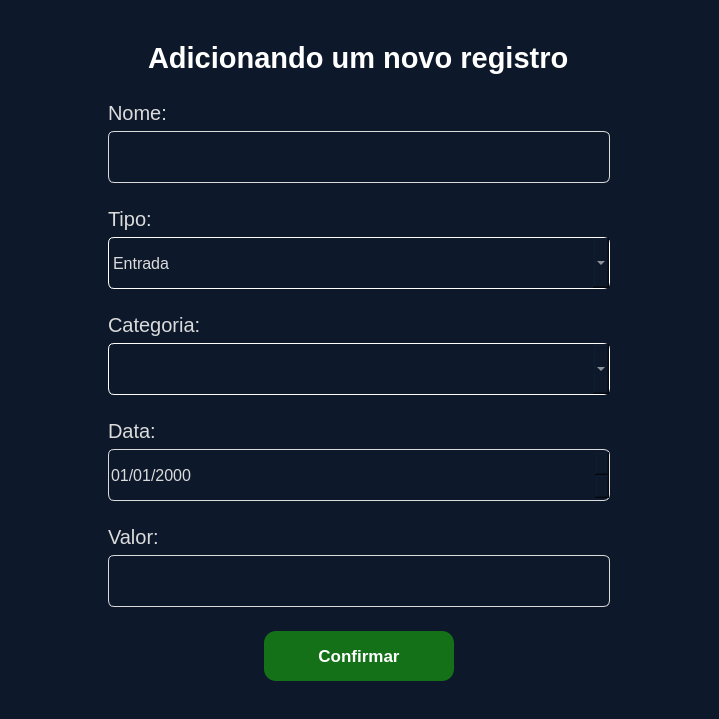
<?xml version="1.0" encoding="UTF-8"?>
<ui version="4.0">
 <class>NovoRegistro</class>
 <widget class="QWidget" name="NovoRegistro">
  <property name="geometry">
   <rect>
    <x>0</x>
    <y>0</y>
    <width>719</width>
    <height>719</height>
   </rect>
  </property>
  <property name="sizePolicy">
   <sizepolicy hsizetype="Minimum" vsizetype="Minimum">
    <horstretch>0</horstretch>
    <verstretch>0</verstretch>
   </sizepolicy>
  </property>
  <property name="minimumSize">
   <size>
    <width>600</width>
    <height>600</height>
   </size>
  </property>
  <property name="windowTitle">
   <string>Form</string>
  </property>
  <property name="windowIcon">
   <iconset>
    <normaloff>../assets/png/globe.png</normaloff>../assets/png/globe.png</iconset>
  </property>
  <property name="styleSheet">
   <string notr="true">background-color: #0D192B;</string>
  </property>
  <layout class="QHBoxLayout" name="horizontalLayout">
   <item>
    <spacer name="horizontalSpacer_2">
     <property name="orientation">
      <enum>Qt::Horizontal</enum>
     </property>
     <property name="sizeType">
      <enum>QSizePolicy::Maximum</enum>
     </property>
     <property name="sizeHint" stdset="0">
      <size>
       <width>40</width>
       <height>20</height>
      </size>
     </property>
    </spacer>
   </item>
   <item>
    <widget class="QFrame" name="frame">
     <property name="styleSheet">
      <string notr="true">background-color: #0D192B;
</string>
     </property>
     <property name="frameShape">
      <enum>QFrame::NoFrame</enum>
     </property>
     <property name="frameShadow">
      <enum>QFrame::Raised</enum>
     </property>
     <layout class="QHBoxLayout" name="horizontalLayout_2">
      <item>
       <spacer name="horizontalSpacer_5">
        <property name="orientation">
         <enum>Qt::Horizontal</enum>
        </property>
        <property name="sizeType">
         <enum>QSizePolicy::Maximum</enum>
        </property>
        <property name="sizeHint" stdset="0">
         <size>
          <width>40</width>
          <height>20</height>
         </size>
        </property>
       </spacer>
      </item>
      <item>
       <widget class="QFrame" name="frame_4">
        <property name="styleSheet">
         <string notr="true"/>
        </property>
        <property name="frameShape">
         <enum>QFrame::NoFrame</enum>
        </property>
        <property name="frameShadow">
         <enum>QFrame::Raised</enum>
        </property>
        <layout class="QVBoxLayout" name="verticalLayout_4">
         <item>
          <widget class="QFrame" name="frame_2">
           <property name="frameShape">
            <enum>QFrame::NoFrame</enum>
           </property>
           <property name="frameShadow">
            <enum>QFrame::Raised</enum>
           </property>
           <layout class="QHBoxLayout" name="horizontalLayout_8">
            <item>
             <widget class="QLabel" name="lbl_Titulo">
              <property name="sizePolicy">
               <sizepolicy hsizetype="Maximum" vsizetype="Preferred">
                <horstretch>0</horstretch>
                <verstretch>0</verstretch>
               </sizepolicy>
              </property>
              <property name="font">
               <font>
                <pointsize>22</pointsize>
                <weight>75</weight>
                <bold>true</bold>
               </font>
              </property>
              <property name="styleSheet">
               <string notr="true">color: white;</string>
              </property>
              <property name="text">
               <string>Adicionando um novo registro</string>
              </property>
             </widget>
            </item>
           </layout>
          </widget>
         </item>
         <item>
          <widget class="QFrame" name="frame_9">
           <property name="sizePolicy">
            <sizepolicy hsizetype="Minimum" vsizetype="Minimum">
             <horstretch>0</horstretch>
             <verstretch>0</verstretch>
            </sizepolicy>
           </property>
           <property name="styleSheet">
            <string notr="true"/>
           </property>
           <property name="frameShape">
            <enum>QFrame::NoFrame</enum>
           </property>
           <property name="frameShadow">
            <enum>QFrame::Raised</enum>
           </property>
           <layout class="QVBoxLayout" name="verticalLayout">
            <item>
             <widget class="QLabel" name="lbl_Nome">
              <property name="sizePolicy">
               <sizepolicy hsizetype="Maximum" vsizetype="Preferred">
                <horstretch>0</horstretch>
                <verstretch>0</verstretch>
               </sizepolicy>
              </property>
              <property name="font">
               <font>
                <pointsize>15</pointsize>
                <weight>50</weight>
                <bold>false</bold>
               </font>
              </property>
              <property name="styleSheet">
               <string notr="true">color: rgb(219, 219, 219);</string>
              </property>
              <property name="text">
               <string>Nome:</string>
              </property>
             </widget>
            </item>
            <item>
             <widget class="QLineEdit" name="input_Nome">
              <property name="sizePolicy">
               <sizepolicy hsizetype="Minimum" vsizetype="Minimum">
                <horstretch>0</horstretch>
                <verstretch>0</verstretch>
               </sizepolicy>
              </property>
              <property name="minimumSize">
               <size>
                <width>502</width>
                <height>52</height>
               </size>
              </property>
              <property name="maximumSize">
               <size>
                <width>502</width>
                <height>52</height>
               </size>
              </property>
              <property name="font">
               <font>
                <pointsize>12</pointsize>
               </font>
              </property>
              <property name="styleSheet">
               <string notr="true">QLineEdit{
	color: rgb(219, 219, 219);
	min-height: 50px;
	max-height: 50px;
	min-width:500px;
	max-width:500px;
	border: 1px solid rgb(219, 219, 219);;
	border-radius: 6px;
}

QLineEdit:hover{
	color: rgb(219, 219, 219);
	min-height: 40px;
	max-height: 40px;
	min-width:500px;
	max-width:500px;
	border: 1px solid rgb(219, 219, 219);;
	border-radius: 6px;
	background-color: #081221
}</string>
              </property>
              <property name="alignment">
               <set>Qt::AlignLeading|Qt::AlignLeft|Qt::AlignVCenter</set>
              </property>
             </widget>
            </item>
           </layout>
          </widget>
         </item>
         <item>
          <widget class="QFrame" name="frame_8">
           <property name="sizePolicy">
            <sizepolicy hsizetype="Minimum" vsizetype="Minimum">
             <horstretch>0</horstretch>
             <verstretch>0</verstretch>
            </sizepolicy>
           </property>
           <property name="frameShape">
            <enum>QFrame::NoFrame</enum>
           </property>
           <property name="frameShadow">
            <enum>QFrame::Raised</enum>
           </property>
           <layout class="QVBoxLayout" name="verticalLayout_3">
            <item>
             <widget class="QLabel" name="lbl_Tipo">
              <property name="sizePolicy">
               <sizepolicy hsizetype="Maximum" vsizetype="Preferred">
                <horstretch>0</horstretch>
                <verstretch>0</verstretch>
               </sizepolicy>
              </property>
              <property name="font">
               <font>
                <pointsize>15</pointsize>
                <weight>50</weight>
                <bold>false</bold>
               </font>
              </property>
              <property name="styleSheet">
               <string notr="true">color: rgb(219, 219, 219);</string>
              </property>
              <property name="text">
               <string>Tipo:</string>
              </property>
             </widget>
            </item>
            <item>
             <widget class="QComboBox" name="cbox_Tipo">
              <property name="sizePolicy">
               <sizepolicy hsizetype="Minimum" vsizetype="Minimum">
                <horstretch>0</horstretch>
                <verstretch>0</verstretch>
               </sizepolicy>
              </property>
              <property name="minimumSize">
               <size>
                <width>502</width>
                <height>52</height>
               </size>
              </property>
              <property name="maximumSize">
               <size>
                <width>502</width>
                <height>52</height>
               </size>
              </property>
              <property name="font">
               <font>
                <pointsize>12</pointsize>
               </font>
              </property>
              <property name="cursor">
               <cursorShape>PointingHandCursor</cursorShape>
              </property>
              <property name="styleSheet">
               <string notr="true">QComboBox {
    background-color: #0D192B;
    color: #DBDBDB;
    border: 1px solid white;
    border-radius: 6px;
	min-height: 50px;
	max-height: 50px;
	min-width:500px;
	max-width:500px;
}

QComboBox QAbstractItemView {
    selection-color: #0D192B;
    border: 1px solid #2E3B55;
	border-radius:6px;
	background-color: #DBDBDB;
    color: rgb(13, 25, 43);
    min-width: 100px;  /* &lt;-- isso evita o corte */
    padding: 5px;
    selection-background-color:#C9C9C9;
	color: rgb(13, 25, 43);
}

QComboBox:hover{
    color: #DBDBDB;
    border: 1px solid white;
    border-radius: 6px;
	min-height: 50px;
	max-height: 50px;
	min-width:500px;
	max-width:500px;
	background-color: #081221
}</string>
              </property>
              <item>
               <property name="text">
                <string>Entrada</string>
               </property>
              </item>
              <item>
               <property name="text">
                <string>Saída</string>
               </property>
              </item>
             </widget>
            </item>
           </layout>
          </widget>
         </item>
         <item>
          <widget class="QFrame" name="frame_7">
           <property name="sizePolicy">
            <sizepolicy hsizetype="Minimum" vsizetype="Minimum">
             <horstretch>0</horstretch>
             <verstretch>0</verstretch>
            </sizepolicy>
           </property>
           <property name="frameShape">
            <enum>QFrame::NoFrame</enum>
           </property>
           <property name="frameShadow">
            <enum>QFrame::Raised</enum>
           </property>
           <layout class="QVBoxLayout" name="verticalLayout_5">
            <item>
             <widget class="QLabel" name="lbl_Categoria">
              <property name="sizePolicy">
               <sizepolicy hsizetype="Maximum" vsizetype="Preferred">
                <horstretch>0</horstretch>
                <verstretch>0</verstretch>
               </sizepolicy>
              </property>
              <property name="font">
               <font>
                <pointsize>15</pointsize>
                <weight>50</weight>
                <bold>false</bold>
               </font>
              </property>
              <property name="styleSheet">
               <string notr="true">color: rgb(219, 219, 219);</string>
              </property>
              <property name="text">
               <string>Categoria:</string>
              </property>
             </widget>
            </item>
            <item>
             <widget class="QComboBox" name="cbox_Categoria">
              <property name="sizePolicy">
               <sizepolicy hsizetype="Minimum" vsizetype="Minimum">
                <horstretch>0</horstretch>
                <verstretch>0</verstretch>
               </sizepolicy>
              </property>
              <property name="minimumSize">
               <size>
                <width>502</width>
                <height>52</height>
               </size>
              </property>
              <property name="maximumSize">
               <size>
                <width>502</width>
                <height>52</height>
               </size>
              </property>
              <property name="font">
               <font>
                <pointsize>12</pointsize>
               </font>
              </property>
              <property name="cursor">
               <cursorShape>PointingHandCursor</cursorShape>
              </property>
              <property name="styleSheet">
               <string notr="true">QComboBox {
    background-color: #0D192B;
    color: #DBDBDB;
    border: 1px solid white;
    border-radius: 6px;
	min-height: 50px;
	max-height: 50px;
	min-width:500px;
	max-width:500px;
}

QComboBox QAbstractItemView {
    selection-color: #0D192B;
    border: 1px solid #2E3B55;
	border-radius:6px;
	background-color: #DBDBDB;
    color: rgb(13, 25, 43);
    min-width: 100px;  /* &lt;-- isso evita o corte */
    padding: 5px;
    selection-background-color:#C9C9C9;
	color: rgb(13, 25, 43);
}

QComboBox:hover{
    color: #DBDBDB;
    border: 1px solid white;
    border-radius: 6px;
	min-height: 50px;
	max-height: 50px;
	min-width:500px;
	max-width:500px;
	background-color: #081221
}</string>
              </property>
             </widget>
            </item>
           </layout>
          </widget>
         </item>
         <item>
          <widget class="QFrame" name="frame_6">
           <property name="sizePolicy">
            <sizepolicy hsizetype="Minimum" vsizetype="Minimum">
             <horstretch>0</horstretch>
             <verstretch>0</verstretch>
            </sizepolicy>
           </property>
           <property name="frameShape">
            <enum>QFrame::NoFrame</enum>
           </property>
           <property name="frameShadow">
            <enum>QFrame::Raised</enum>
           </property>
           <layout class="QVBoxLayout" name="verticalLayout_6">
            <item>
             <widget class="QLabel" name="lbl_Data">
              <property name="sizePolicy">
               <sizepolicy hsizetype="Maximum" vsizetype="Preferred">
                <horstretch>0</horstretch>
                <verstretch>0</verstretch>
               </sizepolicy>
              </property>
              <property name="font">
               <font>
                <pointsize>15</pointsize>
                <weight>50</weight>
                <bold>false</bold>
               </font>
              </property>
              <property name="styleSheet">
               <string notr="true">color: rgb(219, 219, 219);</string>
              </property>
              <property name="text">
               <string>Data:</string>
              </property>
             </widget>
            </item>
            <item>
             <widget class="QDateEdit" name="input_Data">
              <property name="enabled">
               <bool>true</bool>
              </property>
              <property name="minimumSize">
               <size>
                <width>502</width>
                <height>52</height>
               </size>
              </property>
              <property name="maximumSize">
               <size>
                <width>502</width>
                <height>52</height>
               </size>
              </property>
              <property name="font">
               <font>
                <pointsize>12</pointsize>
               </font>
              </property>
              <property name="cursor">
               <cursorShape>IBeamCursor</cursorShape>
              </property>
              <property name="styleSheet">
               <string notr="true">QDateEdit {
    background-color: #0D192B;
	border: 1px solid #DBDBDB;
	border-radius: 6px;
	color: #DBDBDB;
	min-height: 50px;
	max-height: 50px;
	min-width:500px;
	max-width:500px;
}

QDateEdit:hover{
	border: 1px solid #DBDBDB;
	border-radius: 6px;
	color: #DBDBDB;
	min-height: 50px;
	max-height: 50px;
	min-width:500px;
	max-width:500px;
	background-color: #081221
}
</string>
              </property>
              <property name="displayFormat">
               <string>dd/MM/yyyy</string>
              </property>
              <property name="calendarPopup">
               <bool>false</bool>
              </property>
             </widget>
            </item>
           </layout>
          </widget>
         </item>
         <item>
          <widget class="QFrame" name="frame_5">
           <property name="sizePolicy">
            <sizepolicy hsizetype="Minimum" vsizetype="Minimum">
             <horstretch>0</horstretch>
             <verstretch>0</verstretch>
            </sizepolicy>
           </property>
           <property name="frameShape">
            <enum>QFrame::NoFrame</enum>
           </property>
           <property name="frameShadow">
            <enum>QFrame::Raised</enum>
           </property>
           <layout class="QVBoxLayout" name="verticalLayout_8">
            <item>
             <widget class="QLabel" name="lbl_Valor">
              <property name="sizePolicy">
               <sizepolicy hsizetype="Maximum" vsizetype="Preferred">
                <horstretch>0</horstretch>
                <verstretch>0</verstretch>
               </sizepolicy>
              </property>
              <property name="font">
               <font>
                <pointsize>15</pointsize>
                <weight>50</weight>
                <bold>false</bold>
               </font>
              </property>
              <property name="styleSheet">
               <string notr="true">color: rgb(219, 219, 219);</string>
              </property>
              <property name="text">
               <string>Valor:</string>
              </property>
             </widget>
            </item>
            <item>
             <widget class="QLineEdit" name="input_Valor">
              <property name="sizePolicy">
               <sizepolicy hsizetype="Minimum" vsizetype="Fixed">
                <horstretch>0</horstretch>
                <verstretch>0</verstretch>
               </sizepolicy>
              </property>
              <property name="minimumSize">
               <size>
                <width>502</width>
                <height>52</height>
               </size>
              </property>
              <property name="maximumSize">
               <size>
                <width>502</width>
                <height>52</height>
               </size>
              </property>
              <property name="font">
               <font>
                <pointsize>12</pointsize>
               </font>
              </property>
              <property name="styleSheet">
               <string notr="true">QLineEdit{
	color: rgb(219, 219, 219);
	min-height: 50px;
	max-height: 50px;
	min-width:500px;
	max-width:500px;
	border: 1px solid rgb(219, 219, 219);;
	border-radius: 6px;
}

QLineEdit:hover{
	color: rgb(219, 219, 219);
	min-height: 40px;
	max-height: 40px;
	min-width:500px;
	max-width:500px;
	border: 1px solid rgb(219, 219, 219);;
	border-radius: 6px;
	background-color: #081221
}</string>
              </property>
             </widget>
            </item>
           </layout>
          </widget>
         </item>
         <item>
          <widget class="QFrame" name="frame_10">
           <property name="frameShape">
            <enum>QFrame::NoFrame</enum>
           </property>
           <property name="frameShadow">
            <enum>QFrame::Raised</enum>
           </property>
           <layout class="QHBoxLayout" name="horizontalLayout_7">
            <item>
             <spacer name="horizontalSpacer_13">
              <property name="orientation">
               <enum>Qt::Horizontal</enum>
              </property>
              <property name="sizeHint" stdset="0">
               <size>
                <width>40</width>
                <height>20</height>
               </size>
              </property>
             </spacer>
            </item>
            <item>
             <widget class="QPushButton" name="btn_Confirmar">
              <property name="font">
               <font>
                <pointsize>13</pointsize>
                <weight>75</weight>
                <bold>true</bold>
               </font>
              </property>
              <property name="cursor">
               <cursorShape>PointingHandCursor</cursorShape>
              </property>
              <property name="focusPolicy">
               <enum>Qt::NoFocus</enum>
              </property>
              <property name="styleSheet">
               <string notr="true">QPushButton{
	background-color: #147117;
	color: rgb(255, 255, 255);
	color: rgb(255, 255, 255);
	padding: 10px 20px;
	border-radius: 12px;
	min-width: 150px;
	min-height: 30px;
	font-weight: bold;
}

QPushButton:hover {
	background-color: #116514;
	padding-top: 12px;
}
                          
QPushButton:pressed {
	 background-color: #0D570F;
	padding-top: 14px;
}</string>
              </property>
              <property name="text">
               <string>Confirmar</string>
              </property>
             </widget>
            </item>
            <item>
             <spacer name="horizontalSpacer_14">
              <property name="orientation">
               <enum>Qt::Horizontal</enum>
              </property>
              <property name="sizeHint" stdset="0">
               <size>
                <width>40</width>
                <height>20</height>
               </size>
              </property>
             </spacer>
            </item>
           </layout>
          </widget>
         </item>
        </layout>
       </widget>
      </item>
      <item>
       <spacer name="horizontalSpacer_6">
        <property name="orientation">
         <enum>Qt::Horizontal</enum>
        </property>
        <property name="sizeType">
         <enum>QSizePolicy::Maximum</enum>
        </property>
        <property name="sizeHint" stdset="0">
         <size>
          <width>40</width>
          <height>20</height>
         </size>
        </property>
       </spacer>
      </item>
     </layout>
    </widget>
   </item>
   <item>
    <spacer name="horizontalSpacer">
     <property name="orientation">
      <enum>Qt::Horizontal</enum>
     </property>
     <property name="sizeType">
      <enum>QSizePolicy::Maximum</enum>
     </property>
     <property name="sizeHint" stdset="0">
      <size>
       <width>40</width>
       <height>20</height>
      </size>
     </property>
    </spacer>
   </item>
  </layout>
 </widget>
 <resources/>
 <connections/>
</ui>
